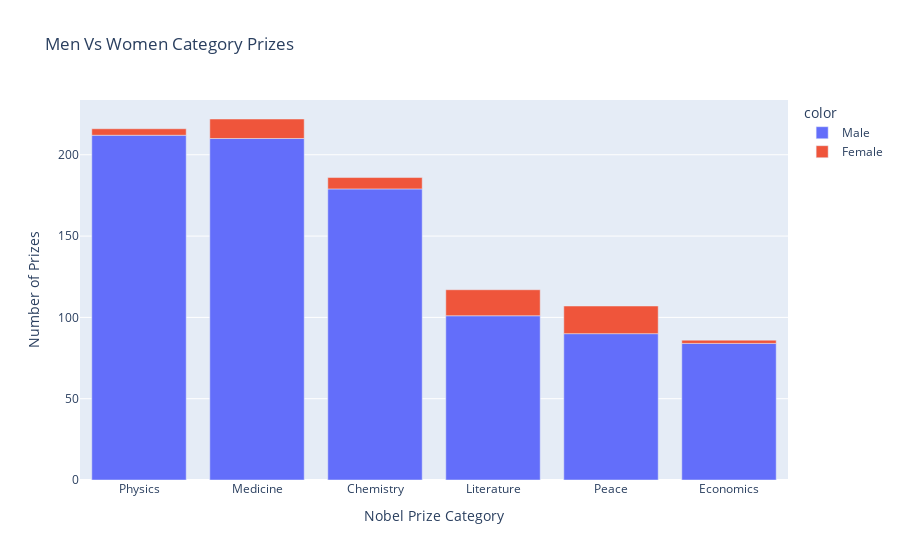

Source (notebook cell):
### Code cell
pxbar1 = px.bar(x=men_women_cat.category,
                y=men_women_cat.prize,
                color=men_women_cat.sex,
                title='Men Vs Women Category Prizes')

pxbar1.update_layout(xaxis_title='Nobel Prize Category', 
                          yaxis_title='Number of Prizes')
pxbar1.show()

### Figure 1 — Plotly figure (JSON) as saved in the notebook; plotly's stock layout.template omitted (floating-point values rounded to 4 significant figures)
{"data": [{"alignmentgroup": "True", "hovertemplate": "color=Male<br>x=%{x}<br>y=%{y}<extra></extra>", "legendgroup": "Male", "marker": {"color": "#636efa", "pattern": {"shape": ""}}, "name": "Male", "offsetgroup": "Male", "orientation": "v", "showlegend": true, "textposition": "auto", "type": "bar", "x": ["Physics", "Medicine", "Chemistry", "Literature", "Peace", "Economics"], "xaxis": "x", "y": [212, 210, 179, 101, 90, 84], "yaxis": "y"}, {"alignmentgroup": "True", "hovertemplate": "color=Female<br>x=%{x}<br>y=%{y}<extra></extra>", "legendgroup": "Female", "marker": {"color": "#EF553B", "pattern": {"shape": ""}}, "name": "Female", "offsetgroup": "Female", "orientation": "v", "showlegend": true, "textposition": "auto", "type": "bar", "x": ["Peace", "Literature", "Medicine", "Chemistry", "Physics", "Economics"], "xaxis": "x", "y": [17, 16, 12, 7, 4, 2], "yaxis": "y"}], "layout": {"barmode": "relative", "legend": {"title": {"text": "color"}, "tracegroupgap": 0}, "title": {"text": "Men Vs Women Category Prizes"}, "xaxis": {"anchor": "y", "domain": [0, 1], "title": {"text": "Nobel Prize Category"}}, "yaxis": {"anchor": "x", "domain": [0, 1], "title": {"text": "Number of Prizes"}}}}
